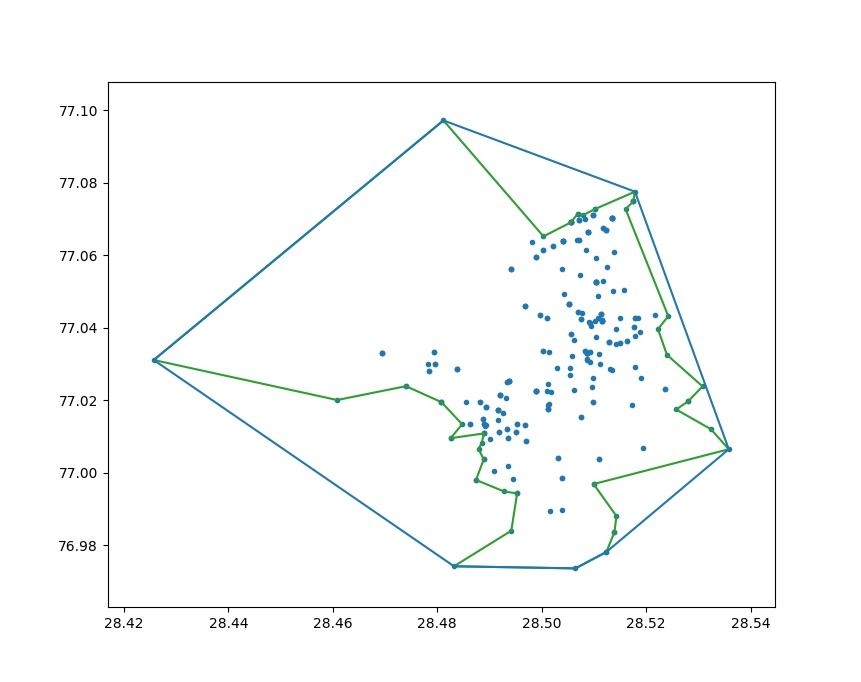

The Python source for this figure:
import json
import sys
sys.path.append('./')

import matplotlib.pyplot as plt
from libcavehull import concave_hull, convex_hull

points = json.load(open('example/points.json'))
points = [tuple(each) for each in points]
plt.scatter([_[0] for _ in points], [_[1] for _ in points], marker='.')


concave = concave_hull(points, 2)
convex = convex_hull(points)

for each in concave:
    plt.plot([each[0][0], each[1][0]], [each[0][1], each[1][1]], color='C2')
for each in convex:
    plt.plot([each[0][0], each[1][0]], [each[0][1], each[1][1]], color='C0')

plt.show()
